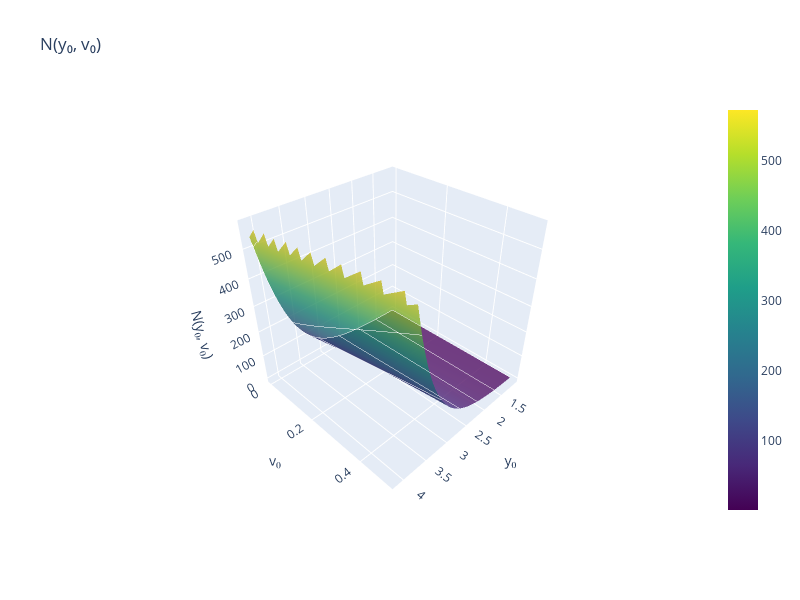

Notebook source saved alongside this figure:
### Code cell
import plotly.graph_objects as go
import numpy as np

# Convert to Plotly
fig = go.Figure(data=[go.Surface(
    x=y0_mesh,
    y=v0_mesh, 
    z=N_mesh_full,
    colorscale='Viridis',
    opacity=0.8,
    contours = {
        "x": {"show": True, "start": y0_mesh.min(), "end": y0_mesh.max(), "size": 0.5, "color":"white"},
        "y": {"show": True, "start": v0_mesh.min(), "end": v0_mesh.max(), "size": 0.5, "color":"white"}
    }
)])

fig.update_layout(
    title='N(y₀, v₀)',
    scene=dict(
        xaxis_title='y₀',
        yaxis_title='v₀',
        zaxis_title='N(y₀, v₀)',
        camera=dict(
            eye=dict(x=1.5, y=1.5, z=1.5)
        )
    ),
    width=800,
    height=600
)

fig.show()

### Figure 1 — Plotly figure (JSON) as saved in the notebook; plotly's stock layout.template omitted (floating-point values rounded to 4 significant figures; data arrays with more than 128 entries replaced by an {"elided": "..."} marker saying what was removed)
{"data": [{"colorscale": [[0, "#440154"], [0.1111, "#482878"], [0.2222, "#3e4989"], [0.3333, "#31688e"], [0.4444, "#26828e"], [0.5556, "#1f9e89"], [0.6667, "#35b779"], [0.7778, "#6ece58"], [0.8889, "#b5de2b"], [1, "#fde725"]], "contours": {"x": {"color": "white", "end": 5, "show": true, "size": 0.5, "start": 1.1}, "y": {"color": "white", "end": 0.5, "show": true, "size": 0.5, "start": 0}}, "opacity": 0.8, "type": "surface", "x": {"elided": "100x100 float values"}, "y": {"elided": "100x100 float values"}, "z": {"elided": "100x100 float values"}}], "layout": {"height": 600, "scene": {"camera": {"eye": {"x": 1.5, "y": 1.5, "z": 1.5}}, "xaxis": {"title": {"text": "y₀"}}, "yaxis": {"title": {"text": "v₀"}}, "zaxis": {"title": {"text": "N(y₀, v₀)"}}}, "title": {"text": "N(y₀, v₀)"}, "width": 800}}
